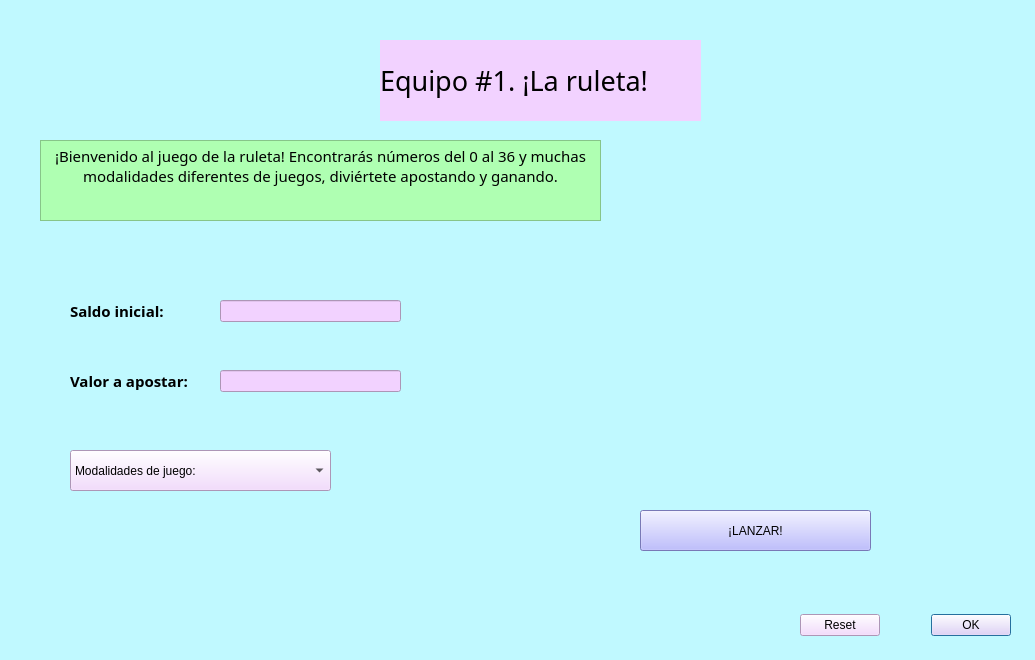
<?xml version="1.0" encoding="UTF-8"?>
<ui version="4.0">
 <class>Dialog</class>
 <widget class="QDialog" name="Dialog">
  <property name="geometry">
   <rect>
    <x>0</x>
    <y>0</y>
    <width>1035</width>
    <height>660</height>
   </rect>
  </property>
  <property name="windowTitle">
   <string>Dialog</string>
  </property>
  <property name="styleSheet">
   <string notr="true">background-color: rgb(192, 249, 255);
alternate-background-color: rgb(255, 170, 255);</string>
  </property>
  <widget class="QDialogButtonBox" name="buttonBox">
   <property name="geometry">
    <rect>
     <x>800</x>
     <y>600</y>
     <width>211</width>
     <height>51</height>
    </rect>
   </property>
   <property name="styleSheet">
    <string notr="true">background-color: rgb(242, 210, 255);
font: 10pt &quot;Rufina&quot;;</string>
   </property>
   <property name="orientation">
    <enum>Qt::Horizontal</enum>
   </property>
   <property name="standardButtons">
    <set>QDialogButtonBox::Ok|QDialogButtonBox::Reset</set>
   </property>
  </widget>
  <widget class="QLabel" name="label">
   <property name="geometry">
    <rect>
     <x>70</x>
     <y>300</y>
     <width>121</width>
     <height>21</height>
    </rect>
   </property>
   <property name="palette">
    <palette>
     <active>
      <colorrole role="WindowText">
       <brush brushstyle="SolidPattern">
        <color alpha="255">
         <red>0</red>
         <green>0</green>
         <blue>0</blue>
        </color>
       </brush>
      </colorrole>
      <colorrole role="Button">
       <brush brushstyle="SolidPattern">
        <color alpha="255">
         <red>192</red>
         <green>249</green>
         <blue>255</blue>
        </color>
       </brush>
      </colorrole>
      <colorrole role="Base">
       <brush brushstyle="SolidPattern">
        <color alpha="255">
         <red>192</red>
         <green>249</green>
         <blue>255</blue>
        </color>
       </brush>
      </colorrole>
      <colorrole role="Window">
       <brush brushstyle="SolidPattern">
        <color alpha="255">
         <red>192</red>
         <green>249</green>
         <blue>255</blue>
        </color>
       </brush>
      </colorrole>
      <colorrole role="AlternateBase">
       <brush brushstyle="SolidPattern">
        <color alpha="255">
         <red>255</red>
         <green>170</green>
         <blue>255</blue>
        </color>
       </brush>
      </colorrole>
     </active>
     <inactive>
      <colorrole role="WindowText">
       <brush brushstyle="SolidPattern">
        <color alpha="255">
         <red>0</red>
         <green>0</green>
         <blue>0</blue>
        </color>
       </brush>
      </colorrole>
      <colorrole role="Button">
       <brush brushstyle="SolidPattern">
        <color alpha="255">
         <red>192</red>
         <green>249</green>
         <blue>255</blue>
        </color>
       </brush>
      </colorrole>
      <colorrole role="Base">
       <brush brushstyle="SolidPattern">
        <color alpha="255">
         <red>192</red>
         <green>249</green>
         <blue>255</blue>
        </color>
       </brush>
      </colorrole>
      <colorrole role="Window">
       <brush brushstyle="SolidPattern">
        <color alpha="255">
         <red>192</red>
         <green>249</green>
         <blue>255</blue>
        </color>
       </brush>
      </colorrole>
      <colorrole role="AlternateBase">
       <brush brushstyle="SolidPattern">
        <color alpha="255">
         <red>255</red>
         <green>170</green>
         <blue>255</blue>
        </color>
       </brush>
      </colorrole>
     </inactive>
     <disabled>
      <colorrole role="WindowText">
       <brush brushstyle="SolidPattern">
        <color alpha="255">
         <red>120</red>
         <green>120</green>
         <blue>120</blue>
        </color>
       </brush>
      </colorrole>
      <colorrole role="Button">
       <brush brushstyle="SolidPattern">
        <color alpha="255">
         <red>192</red>
         <green>249</green>
         <blue>255</blue>
        </color>
       </brush>
      </colorrole>
      <colorrole role="Base">
       <brush brushstyle="SolidPattern">
        <color alpha="255">
         <red>192</red>
         <green>249</green>
         <blue>255</blue>
        </color>
       </brush>
      </colorrole>
      <colorrole role="Window">
       <brush brushstyle="SolidPattern">
        <color alpha="255">
         <red>192</red>
         <green>249</green>
         <blue>255</blue>
        </color>
       </brush>
      </colorrole>
      <colorrole role="AlternateBase">
       <brush brushstyle="SolidPattern">
        <color alpha="255">
         <red>255</red>
         <green>170</green>
         <blue>255</blue>
        </color>
       </brush>
      </colorrole>
     </disabled>
    </palette>
   </property>
   <property name="font">
    <font>
     <family>Rufina</family>
    </font>
   </property>
   <property name="text">
    <string>&lt;html&gt;&lt;head/&gt;&lt;body&gt;&lt;p&gt;&lt;span style=&quot; font-size:11pt; font-weight:600;&quot;&gt;Saldo inicial:&lt;/span&gt;&lt;/p&gt;&lt;/body&gt;&lt;/html&gt;</string>
   </property>
  </widget>
  <widget class="QLineEdit" name="lineEdit">
   <property name="enabled">
    <bool>false</bool>
   </property>
   <property name="geometry">
    <rect>
     <x>220</x>
     <y>300</y>
     <width>181</width>
     <height>22</height>
    </rect>
   </property>
   <property name="palette">
    <palette>
     <active>
      <colorrole role="WindowText">
       <brush brushstyle="SolidPattern">
        <color alpha="255">
         <red>20</red>
         <green>199</green>
         <blue>56</blue>
        </color>
       </brush>
      </colorrole>
      <colorrole role="Button">
       <brush brushstyle="SolidPattern">
        <color alpha="255">
         <red>242</red>
         <green>210</green>
         <blue>255</blue>
        </color>
       </brush>
      </colorrole>
      <colorrole role="Light">
       <brush brushstyle="SolidPattern">
        <color alpha="255">
         <red>141</red>
         <green>255</green>
         <blue>34</blue>
        </color>
       </brush>
      </colorrole>
      <colorrole role="Midlight">
       <brush brushstyle="SolidPattern">
        <color alpha="255">
         <red>212</red>
         <green>46</green>
         <blue>227</blue>
        </color>
       </brush>
      </colorrole>
      <colorrole role="Dark">
       <brush brushstyle="SolidPattern">
        <color alpha="255">
         <red>125</red>
         <green>20</green>
         <blue>160</blue>
        </color>
       </brush>
      </colorrole>
      <colorrole role="Mid">
       <brush brushstyle="SolidPattern">
        <color alpha="255">
         <red>131</red>
         <green>15</green>
         <blue>160</blue>
        </color>
       </brush>
      </colorrole>
      <colorrole role="Text">
       <brush brushstyle="SolidPattern">
        <color alpha="255">
         <red>0</red>
         <green>0</green>
         <blue>0</blue>
        </color>
       </brush>
      </colorrole>
      <colorrole role="ButtonText">
       <brush brushstyle="SolidPattern">
        <color alpha="255">
         <red>0</red>
         <green>0</green>
         <blue>0</blue>
        </color>
       </brush>
      </colorrole>
      <colorrole role="Base">
       <brush brushstyle="SolidPattern">
        <color alpha="255">
         <red>242</red>
         <green>210</green>
         <blue>255</blue>
        </color>
       </brush>
      </colorrole>
      <colorrole role="Window">
       <brush brushstyle="SolidPattern">
        <color alpha="255">
         <red>242</red>
         <green>210</green>
         <blue>255</blue>
        </color>
       </brush>
      </colorrole>
      <colorrole role="AlternateBase">
       <brush brushstyle="SolidPattern">
        <color alpha="255">
         <red>255</red>
         <green>170</green>
         <blue>255</blue>
        </color>
       </brush>
      </colorrole>
     </active>
     <inactive>
      <colorrole role="WindowText">
       <brush brushstyle="SolidPattern">
        <color alpha="255">
         <red>20</red>
         <green>199</green>
         <blue>56</blue>
        </color>
       </brush>
      </colorrole>
      <colorrole role="Button">
       <brush brushstyle="SolidPattern">
        <color alpha="255">
         <red>242</red>
         <green>210</green>
         <blue>255</blue>
        </color>
       </brush>
      </colorrole>
      <colorrole role="Light">
       <brush brushstyle="SolidPattern">
        <color alpha="255">
         <red>141</red>
         <green>255</green>
         <blue>34</blue>
        </color>
       </brush>
      </colorrole>
      <colorrole role="Midlight">
       <brush brushstyle="SolidPattern">
        <color alpha="255">
         <red>212</red>
         <green>46</green>
         <blue>227</blue>
        </color>
       </brush>
      </colorrole>
      <colorrole role="Dark">
       <brush brushstyle="SolidPattern">
        <color alpha="255">
         <red>125</red>
         <green>20</green>
         <blue>160</blue>
        </color>
       </brush>
      </colorrole>
      <colorrole role="Mid">
       <brush brushstyle="SolidPattern">
        <color alpha="255">
         <red>131</red>
         <green>15</green>
         <blue>160</blue>
        </color>
       </brush>
      </colorrole>
      <colorrole role="Text">
       <brush brushstyle="SolidPattern">
        <color alpha="255">
         <red>0</red>
         <green>0</green>
         <blue>0</blue>
        </color>
       </brush>
      </colorrole>
      <colorrole role="ButtonText">
       <brush brushstyle="SolidPattern">
        <color alpha="255">
         <red>0</red>
         <green>0</green>
         <blue>0</blue>
        </color>
       </brush>
      </colorrole>
      <colorrole role="Base">
       <brush brushstyle="SolidPattern">
        <color alpha="255">
         <red>242</red>
         <green>210</green>
         <blue>255</blue>
        </color>
       </brush>
      </colorrole>
      <colorrole role="Window">
       <brush brushstyle="SolidPattern">
        <color alpha="255">
         <red>242</red>
         <green>210</green>
         <blue>255</blue>
        </color>
       </brush>
      </colorrole>
      <colorrole role="AlternateBase">
       <brush brushstyle="SolidPattern">
        <color alpha="255">
         <red>255</red>
         <green>170</green>
         <blue>255</blue>
        </color>
       </brush>
      </colorrole>
     </inactive>
     <disabled>
      <colorrole role="WindowText">
       <brush brushstyle="SolidPattern">
        <color alpha="255">
         <red>125</red>
         <green>20</green>
         <blue>160</blue>
        </color>
       </brush>
      </colorrole>
      <colorrole role="Button">
       <brush brushstyle="SolidPattern">
        <color alpha="255">
         <red>242</red>
         <green>210</green>
         <blue>255</blue>
        </color>
       </brush>
      </colorrole>
      <colorrole role="Light">
       <brush brushstyle="SolidPattern">
        <color alpha="255">
         <red>141</red>
         <green>255</green>
         <blue>34</blue>
        </color>
       </brush>
      </colorrole>
      <colorrole role="Midlight">
       <brush brushstyle="SolidPattern">
        <color alpha="255">
         <red>212</red>
         <green>46</green>
         <blue>227</blue>
        </color>
       </brush>
      </colorrole>
      <colorrole role="Dark">
       <brush brushstyle="SolidPattern">
        <color alpha="255">
         <red>125</red>
         <green>20</green>
         <blue>160</blue>
        </color>
       </brush>
      </colorrole>
      <colorrole role="Mid">
       <brush brushstyle="SolidPattern">
        <color alpha="255">
         <red>131</red>
         <green>15</green>
         <blue>160</blue>
        </color>
       </brush>
      </colorrole>
      <colorrole role="Text">
       <brush brushstyle="SolidPattern">
        <color alpha="255">
         <red>125</red>
         <green>20</green>
         <blue>160</blue>
        </color>
       </brush>
      </colorrole>
      <colorrole role="ButtonText">
       <brush brushstyle="SolidPattern">
        <color alpha="255">
         <red>125</red>
         <green>20</green>
         <blue>160</blue>
        </color>
       </brush>
      </colorrole>
      <colorrole role="Base">
       <brush brushstyle="SolidPattern">
        <color alpha="255">
         <red>242</red>
         <green>210</green>
         <blue>255</blue>
        </color>
       </brush>
      </colorrole>
      <colorrole role="Window">
       <brush brushstyle="SolidPattern">
        <color alpha="255">
         <red>242</red>
         <green>210</green>
         <blue>255</blue>
        </color>
       </brush>
      </colorrole>
      <colorrole role="AlternateBase">
       <brush brushstyle="SolidPattern">
        <color alpha="255">
         <red>255</red>
         <green>170</green>
         <blue>255</blue>
        </color>
       </brush>
      </colorrole>
     </disabled>
    </palette>
   </property>
   <property name="font">
    <font>
     <family>Mongolian Baiti</family>
    </font>
   </property>
   <property name="styleSheet">
    <string notr="true">background-color: rgb(242, 210, 255);</string>
   </property>
   <property name="text">
    <string/>
   </property>
  </widget>
  <widget class="QLabel" name="label_3">
   <property name="geometry">
    <rect>
     <x>380</x>
     <y>40</y>
     <width>321</width>
     <height>81</height>
    </rect>
   </property>
   <property name="font">
    <font>
     <family>Rufina</family>
     <pointsize>20</pointsize>
     <weight>9</weight>
     <italic>false</italic>
     <bold>false</bold>
    </font>
   </property>
   <property name="styleSheet">
    <string notr="true">font: 75 20pt &quot;Rufina&quot;;
background-color: rgb(242, 210, 255);</string>
   </property>
   <property name="text">
    <string>Equipo #1. ¡La ruleta!</string>
   </property>
  </widget>
  <widget class="QLineEdit" name="lineEdit_2">
   <property name="enabled">
    <bool>false</bool>
   </property>
   <property name="geometry">
    <rect>
     <x>220</x>
     <y>370</y>
     <width>181</width>
     <height>22</height>
    </rect>
   </property>
   <property name="palette">
    <palette>
     <active>
      <colorrole role="WindowText">
       <brush brushstyle="SolidPattern">
        <color alpha="255">
         <red>20</red>
         <green>199</green>
         <blue>56</blue>
        </color>
       </brush>
      </colorrole>
      <colorrole role="Button">
       <brush brushstyle="SolidPattern">
        <color alpha="255">
         <red>242</red>
         <green>210</green>
         <blue>255</blue>
        </color>
       </brush>
      </colorrole>
      <colorrole role="Light">
       <brush brushstyle="SolidPattern">
        <color alpha="255">
         <red>141</red>
         <green>255</green>
         <blue>34</blue>
        </color>
       </brush>
      </colorrole>
      <colorrole role="Midlight">
       <brush brushstyle="SolidPattern">
        <color alpha="255">
         <red>212</red>
         <green>46</green>
         <blue>227</blue>
        </color>
       </brush>
      </colorrole>
      <colorrole role="Dark">
       <brush brushstyle="SolidPattern">
        <color alpha="255">
         <red>125</red>
         <green>20</green>
         <blue>160</blue>
        </color>
       </brush>
      </colorrole>
      <colorrole role="Mid">
       <brush brushstyle="SolidPattern">
        <color alpha="255">
         <red>131</red>
         <green>15</green>
         <blue>160</blue>
        </color>
       </brush>
      </colorrole>
      <colorrole role="Text">
       <brush brushstyle="SolidPattern">
        <color alpha="255">
         <red>0</red>
         <green>0</green>
         <blue>0</blue>
        </color>
       </brush>
      </colorrole>
      <colorrole role="ButtonText">
       <brush brushstyle="SolidPattern">
        <color alpha="255">
         <red>0</red>
         <green>0</green>
         <blue>0</blue>
        </color>
       </brush>
      </colorrole>
      <colorrole role="Base">
       <brush brushstyle="SolidPattern">
        <color alpha="255">
         <red>242</red>
         <green>210</green>
         <blue>255</blue>
        </color>
       </brush>
      </colorrole>
      <colorrole role="Window">
       <brush brushstyle="SolidPattern">
        <color alpha="255">
         <red>242</red>
         <green>210</green>
         <blue>255</blue>
        </color>
       </brush>
      </colorrole>
      <colorrole role="AlternateBase">
       <brush brushstyle="SolidPattern">
        <color alpha="255">
         <red>255</red>
         <green>170</green>
         <blue>255</blue>
        </color>
       </brush>
      </colorrole>
     </active>
     <inactive>
      <colorrole role="WindowText">
       <brush brushstyle="SolidPattern">
        <color alpha="255">
         <red>20</red>
         <green>199</green>
         <blue>56</blue>
        </color>
       </brush>
      </colorrole>
      <colorrole role="Button">
       <brush brushstyle="SolidPattern">
        <color alpha="255">
         <red>242</red>
         <green>210</green>
         <blue>255</blue>
        </color>
       </brush>
      </colorrole>
      <colorrole role="Light">
       <brush brushstyle="SolidPattern">
        <color alpha="255">
         <red>141</red>
         <green>255</green>
         <blue>34</blue>
        </color>
       </brush>
      </colorrole>
      <colorrole role="Midlight">
       <brush brushstyle="SolidPattern">
        <color alpha="255">
         <red>212</red>
         <green>46</green>
         <blue>227</blue>
        </color>
       </brush>
      </colorrole>
      <colorrole role="Dark">
       <brush brushstyle="SolidPattern">
        <color alpha="255">
         <red>125</red>
         <green>20</green>
         <blue>160</blue>
        </color>
       </brush>
      </colorrole>
      <colorrole role="Mid">
       <brush brushstyle="SolidPattern">
        <color alpha="255">
         <red>131</red>
         <green>15</green>
         <blue>160</blue>
        </color>
       </brush>
      </colorrole>
      <colorrole role="Text">
       <brush brushstyle="SolidPattern">
        <color alpha="255">
         <red>0</red>
         <green>0</green>
         <blue>0</blue>
        </color>
       </brush>
      </colorrole>
      <colorrole role="ButtonText">
       <brush brushstyle="SolidPattern">
        <color alpha="255">
         <red>0</red>
         <green>0</green>
         <blue>0</blue>
        </color>
       </brush>
      </colorrole>
      <colorrole role="Base">
       <brush brushstyle="SolidPattern">
        <color alpha="255">
         <red>242</red>
         <green>210</green>
         <blue>255</blue>
        </color>
       </brush>
      </colorrole>
      <colorrole role="Window">
       <brush brushstyle="SolidPattern">
        <color alpha="255">
         <red>242</red>
         <green>210</green>
         <blue>255</blue>
        </color>
       </brush>
      </colorrole>
      <colorrole role="AlternateBase">
       <brush brushstyle="SolidPattern">
        <color alpha="255">
         <red>255</red>
         <green>170</green>
         <blue>255</blue>
        </color>
       </brush>
      </colorrole>
     </inactive>
     <disabled>
      <colorrole role="WindowText">
       <brush brushstyle="SolidPattern">
        <color alpha="255">
         <red>125</red>
         <green>20</green>
         <blue>160</blue>
        </color>
       </brush>
      </colorrole>
      <colorrole role="Button">
       <brush brushstyle="SolidPattern">
        <color alpha="255">
         <red>242</red>
         <green>210</green>
         <blue>255</blue>
        </color>
       </brush>
      </colorrole>
      <colorrole role="Light">
       <brush brushstyle="SolidPattern">
        <color alpha="255">
         <red>141</red>
         <green>255</green>
         <blue>34</blue>
        </color>
       </brush>
      </colorrole>
      <colorrole role="Midlight">
       <brush brushstyle="SolidPattern">
        <color alpha="255">
         <red>212</red>
         <green>46</green>
         <blue>227</blue>
        </color>
       </brush>
      </colorrole>
      <colorrole role="Dark">
       <brush brushstyle="SolidPattern">
        <color alpha="255">
         <red>125</red>
         <green>20</green>
         <blue>160</blue>
        </color>
       </brush>
      </colorrole>
      <colorrole role="Mid">
       <brush brushstyle="SolidPattern">
        <color alpha="255">
         <red>131</red>
         <green>15</green>
         <blue>160</blue>
        </color>
       </brush>
      </colorrole>
      <colorrole role="Text">
       <brush brushstyle="SolidPattern">
        <color alpha="255">
         <red>125</red>
         <green>20</green>
         <blue>160</blue>
        </color>
       </brush>
      </colorrole>
      <colorrole role="ButtonText">
       <brush brushstyle="SolidPattern">
        <color alpha="255">
         <red>125</red>
         <green>20</green>
         <blue>160</blue>
        </color>
       </brush>
      </colorrole>
      <colorrole role="Base">
       <brush brushstyle="SolidPattern">
        <color alpha="255">
         <red>242</red>
         <green>210</green>
         <blue>255</blue>
        </color>
       </brush>
      </colorrole>
      <colorrole role="Window">
       <brush brushstyle="SolidPattern">
        <color alpha="255">
         <red>242</red>
         <green>210</green>
         <blue>255</blue>
        </color>
       </brush>
      </colorrole>
      <colorrole role="AlternateBase">
       <brush brushstyle="SolidPattern">
        <color alpha="255">
         <red>255</red>
         <green>170</green>
         <blue>255</blue>
        </color>
       </brush>
      </colorrole>
     </disabled>
    </palette>
   </property>
   <property name="font">
    <font>
     <family>Monotype Corsiva</family>
    </font>
   </property>
   <property name="styleSheet">
    <string notr="true">background-color: rgb(242, 210, 255);</string>
   </property>
   <property name="text">
    <string/>
   </property>
  </widget>
  <widget class="QLabel" name="label_4">
   <property name="geometry">
    <rect>
     <x>70</x>
     <y>370</y>
     <width>141</width>
     <height>21</height>
    </rect>
   </property>
   <property name="palette">
    <palette>
     <active>
      <colorrole role="WindowText">
       <brush brushstyle="SolidPattern">
        <color alpha="255">
         <red>0</red>
         <green>0</green>
         <blue>0</blue>
        </color>
       </brush>
      </colorrole>
      <colorrole role="Button">
       <brush brushstyle="SolidPattern">
        <color alpha="255">
         <red>192</red>
         <green>249</green>
         <blue>255</blue>
        </color>
       </brush>
      </colorrole>
      <colorrole role="Base">
       <brush brushstyle="SolidPattern">
        <color alpha="255">
         <red>192</red>
         <green>249</green>
         <blue>255</blue>
        </color>
       </brush>
      </colorrole>
      <colorrole role="Window">
       <brush brushstyle="SolidPattern">
        <color alpha="255">
         <red>192</red>
         <green>249</green>
         <blue>255</blue>
        </color>
       </brush>
      </colorrole>
      <colorrole role="AlternateBase">
       <brush brushstyle="SolidPattern">
        <color alpha="255">
         <red>255</red>
         <green>170</green>
         <blue>255</blue>
        </color>
       </brush>
      </colorrole>
     </active>
     <inactive>
      <colorrole role="WindowText">
       <brush brushstyle="SolidPattern">
        <color alpha="255">
         <red>0</red>
         <green>0</green>
         <blue>0</blue>
        </color>
       </brush>
      </colorrole>
      <colorrole role="Button">
       <brush brushstyle="SolidPattern">
        <color alpha="255">
         <red>192</red>
         <green>249</green>
         <blue>255</blue>
        </color>
       </brush>
      </colorrole>
      <colorrole role="Base">
       <brush brushstyle="SolidPattern">
        <color alpha="255">
         <red>192</red>
         <green>249</green>
         <blue>255</blue>
        </color>
       </brush>
      </colorrole>
      <colorrole role="Window">
       <brush brushstyle="SolidPattern">
        <color alpha="255">
         <red>192</red>
         <green>249</green>
         <blue>255</blue>
        </color>
       </brush>
      </colorrole>
      <colorrole role="AlternateBase">
       <brush brushstyle="SolidPattern">
        <color alpha="255">
         <red>255</red>
         <green>170</green>
         <blue>255</blue>
        </color>
       </brush>
      </colorrole>
     </inactive>
     <disabled>
      <colorrole role="WindowText">
       <brush brushstyle="SolidPattern">
        <color alpha="255">
         <red>120</red>
         <green>120</green>
         <blue>120</blue>
        </color>
       </brush>
      </colorrole>
      <colorrole role="Button">
       <brush brushstyle="SolidPattern">
        <color alpha="255">
         <red>192</red>
         <green>249</green>
         <blue>255</blue>
        </color>
       </brush>
      </colorrole>
      <colorrole role="Base">
       <brush brushstyle="SolidPattern">
        <color alpha="255">
         <red>192</red>
         <green>249</green>
         <blue>255</blue>
        </color>
       </brush>
      </colorrole>
      <colorrole role="Window">
       <brush brushstyle="SolidPattern">
        <color alpha="255">
         <red>192</red>
         <green>249</green>
         <blue>255</blue>
        </color>
       </brush>
      </colorrole>
      <colorrole role="AlternateBase">
       <brush brushstyle="SolidPattern">
        <color alpha="255">
         <red>255</red>
         <green>170</green>
         <blue>255</blue>
        </color>
       </brush>
      </colorrole>
     </disabled>
    </palette>
   </property>
   <property name="font">
    <font>
     <family>Rufina</family>
    </font>
   </property>
   <property name="text">
    <string>&lt;html&gt;&lt;head/&gt;&lt;body&gt;&lt;p&gt;&lt;span style=&quot; font-size:11pt; font-weight:600;&quot;&gt;Valor a apostar:&lt;/span&gt;&lt;/p&gt;&lt;/body&gt;&lt;/html&gt;</string>
   </property>
  </widget>
  <widget class="QComboBox" name="comboBox">
   <property name="geometry">
    <rect>
     <x>70</x>
     <y>450</y>
     <width>261</width>
     <height>41</height>
    </rect>
   </property>
   <property name="styleSheet">
    <string notr="true">background-color: rgb(242, 210, 255);
font: 12pt &quot;Rufina&quot;;</string>
   </property>
   <item>
    <property name="text">
     <string>Modalidades de juego:</string>
    </property>
   </item>
   <item>
    <property name="text">
     <string>Apuesta número</string>
    </property>
   </item>
   <item>
    <property name="text">
     <string>Apuesta color</string>
    </property>
   </item>
   <item>
    <property name="text">
     <string>Apuesta par</string>
    </property>
   </item>
   <item>
    <property name="text">
     <string>Apuesta impar</string>
    </property>
   </item>
   <item>
    <property name="text">
     <string>Apuesta rango de números</string>
    </property>
   </item>
  </widget>
  <widget class="QLabel" name="label_5">
   <property name="geometry">
    <rect>
     <x>-20</x>
     <y>550</y>
     <width>251</width>
     <height>121</height>
    </rect>
   </property>
   <property name="font">
    <font>
     <family>Myanmar Text</family>
     <pointsize>1</pointsize>
     <stylestrategy>PreferAntialias</stylestrategy>
    </font>
   </property>
   <property name="cursor">
    <cursorShape>IBeamCursor</cursorShape>
   </property>
   <property name="contextMenuPolicy">
    <enum>Qt::PreventContextMenu</enum>
   </property>
   <property name="text">
    <string/>
   </property>
   <property name="pixmap">
    <pixmap>../rainbow.png</pixmap>
   </property>
   <property name="scaledContents">
    <bool>false</bool>
   </property>
  </widget>
  <widget class="QTextBrowser" name="textBrowser">
   <property name="geometry">
    <rect>
     <x>40</x>
     <y>140</y>
     <width>561</width>
     <height>81</height>
    </rect>
   </property>
   <property name="font">
    <font>
     <family>Rufina</family>
     <pointsize>12</pointsize>
     <weight>9</weight>
     <italic>false</italic>
     <bold>false</bold>
    </font>
   </property>
   <property name="styleSheet">
    <string notr="true">background-color: rgb(175, 255, 178);
font: 75 12pt &quot;Rufina&quot;;</string>
   </property>
   <property name="html">
    <string>&lt;!DOCTYPE HTML PUBLIC &quot;-//W3C//DTD HTML 4.0//EN&quot; &quot;http://www.w3.org/TR/REC-html40/strict.dtd&quot;&gt;
&lt;html&gt;&lt;head&gt;&lt;meta name=&quot;qrichtext&quot; content=&quot;1&quot; /&gt;&lt;style type=&quot;text/css&quot;&gt;
p, li { white-space: pre-wrap; }
&lt;/style&gt;&lt;/head&gt;&lt;body style=&quot; font-family:'Rufina'; font-size:12pt; font-weight:72; font-style:normal;&quot;&gt;
&lt;p align=&quot;center&quot; style=&quot; margin-top:0px; margin-bottom:0px; margin-left:0px; margin-right:0px; -qt-block-indent:0; text-indent:0px;&quot;&gt;&lt;span style=&quot; font-family:'MS Shell Dlg 2'; font-size:11pt; font-weight:400;&quot;&gt;¡Bienvenido al juego de la ruleta! Encontrarás números del 0 al 36 y muchas modalidades diferentes de juegos, diviértete apostando y ganando.&lt;/span&gt;&lt;/p&gt;&lt;/body&gt;&lt;/html&gt;</string>
   </property>
  </widget>
  <widget class="QPushButton" name="pushButton">
   <property name="geometry">
    <rect>
     <x>640</x>
     <y>510</y>
     <width>231</width>
     <height>41</height>
    </rect>
   </property>
   <property name="styleSheet">
    <string notr="true">background-color: rgb(170, 170, 255);
font: 12pt &quot;Rufina&quot;;</string>
   </property>
   <property name="text">
    <string>¡LANZAR!</string>
   </property>
  </widget>
 </widget>
 <resources/>
 <connections>
  <connection>
   <sender>buttonBox</sender>
   <signal>accepted()</signal>
   <receiver>Dialog</receiver>
   <slot>accept()</slot>
   <hints>
    <hint type="sourcelabel">
     <x>248</x>
     <y>254</y>
    </hint>
    <hint type="destinationlabel">
     <x>157</x>
     <y>274</y>
    </hint>
   </hints>
  </connection>
  <connection>
   <sender>buttonBox</sender>
   <signal>rejected()</signal>
   <receiver>Dialog</receiver>
   <slot>reject()</slot>
   <hints>
    <hint type="sourcelabel">
     <x>316</x>
     <y>260</y>
    </hint>
    <hint type="destinationlabel">
     <x>286</x>
     <y>274</y>
    </hint>
   </hints>
  </connection>
 </connections>
</ui>
